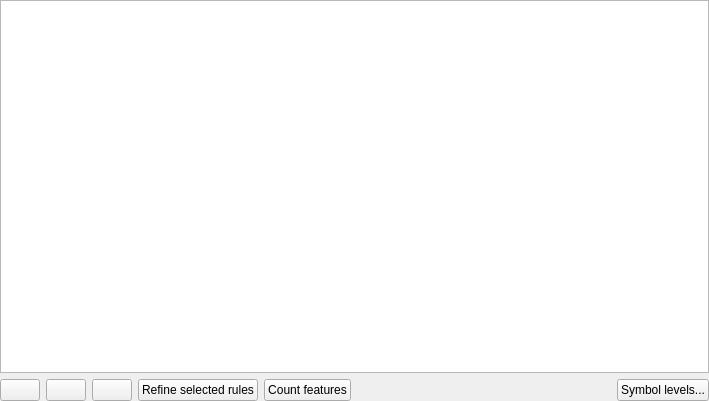
<?xml version="1.0" encoding="UTF-8"?>
<ui version="4.0">
 <class>RuleBasedRendererV2Widget</class>
 <widget class="QWidget" name="RuleBasedRendererV2Widget">
  <property name="geometry">
   <rect>
    <x>0</x>
    <y>0</y>
    <width>709</width>
    <height>401</height>
   </rect>
  </property>
  <layout class="QVBoxLayout" name="verticalLayout">
   <property name="leftMargin">
    <number>0</number>
   </property>
   <property name="topMargin">
    <number>0</number>
   </property>
   <property name="rightMargin">
    <number>0</number>
   </property>
   <property name="bottomMargin">
    <number>0</number>
   </property>
   <item>
    <widget class="QTreeView" name="viewRules">
     <property name="contextMenuPolicy">
      <enum>Qt::CustomContextMenu</enum>
     </property>
     <property name="acceptDrops">
      <bool>true</bool>
     </property>
     <property name="editTriggers">
      <set>QAbstractItemView::EditKeyPressed|QAbstractItemView::SelectedClicked</set>
     </property>
     <property name="dragEnabled">
      <bool>true</bool>
     </property>
     <property name="dragDropMode">
      <enum>QAbstractItemView::InternalMove</enum>
     </property>
     <property name="selectionMode">
      <enum>QAbstractItemView::ExtendedSelection</enum>
     </property>
     <property name="allColumnsShowFocus">
      <bool>true</bool>
     </property>
     <attribute name="headerMinimumSectionSize">
      <number>100</number>
     </attribute>
     <attribute name="headerStretchLastSection">
      <bool>true</bool>
     </attribute>
    </widget>
   </item>
   <item>
    <layout class="QHBoxLayout" name="horizontalLayout">
     <item>
      <widget class="QPushButton" name="btnAddRule">
       <property name="toolTip">
        <string>Add rule</string>
       </property>
       <property name="text">
        <string/>
       </property>
       <property name="icon">
        <iconset>
         <normaloff>:/images/themes/default/symbologyAdd.svg</normaloff>:/images/themes/default/symbologyAdd.svg</iconset>
       </property>
      </widget>
     </item>
     <item>
      <widget class="QPushButton" name="btnEditRule">
       <property name="toolTip">
        <string>Edit current rule</string>
       </property>
       <property name="text">
        <string/>
       </property>
       <property name="icon">
        <iconset>
         <normaloff>:/images/themes/default/symbologyEdit.png</normaloff>:/images/themes/default/symbologyEdit.png</iconset>
       </property>
      </widget>
     </item>
     <item>
      <widget class="QPushButton" name="btnRemoveRule">
       <property name="toolTip">
        <string>Remove selected rules</string>
       </property>
       <property name="text">
        <string/>
       </property>
       <property name="icon">
        <iconset>
         <normaloff>:/images/themes/default/symbologyRemove.svg</normaloff>:/images/themes/default/symbologyRemove.svg</iconset>
       </property>
      </widget>
     </item>
     <item>
      <widget class="QPushButton" name="btnRefineRule">
       <property name="enabled">
        <bool>true</bool>
       </property>
       <property name="text">
        <string>Refine selected rules</string>
       </property>
       <property name="checkable">
        <bool>false</bool>
       </property>
       <property name="autoDefault">
        <bool>false</bool>
       </property>
       <property name="default">
        <bool>false</bool>
       </property>
       <property name="flat">
        <bool>false</bool>
       </property>
      </widget>
     </item>
     <item>
      <widget class="QPushButton" name="btnCountFeatures">
       <property name="text">
        <string>Count features</string>
       </property>
      </widget>
     </item>
     <item>
      <spacer name="horizontalSpacer">
       <property name="orientation">
        <enum>Qt::Horizontal</enum>
       </property>
       <property name="sizeHint" stdset="0">
        <size>
         <width>0</width>
         <height>20</height>
        </size>
       </property>
      </spacer>
     </item>
     <item>
      <widget class="QPushButton" name="btnRenderingOrder">
       <property name="text">
        <string>Symbol levels...</string>
       </property>
      </widget>
     </item>
    </layout>
   </item>
  </layout>
 </widget>
 <resources>
  <include location="../../images/images.qrc"/>
 </resources>
 <connections/>
</ui>
